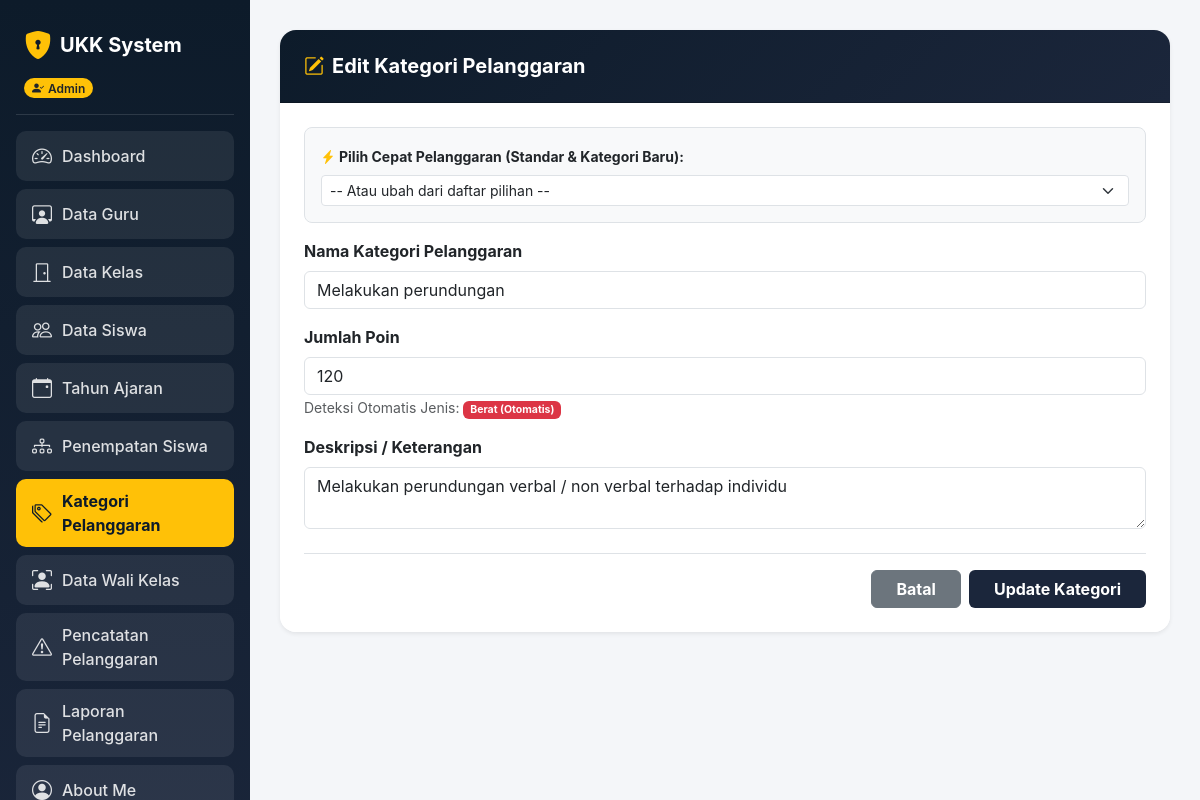
Page /kategori/kategori_edit.php?id=52 (signed in) on the committed database.
### tables this page shows
CREATE TABLE `t_pelanggaran_kategori` (
  `id` int(11) NOT NULL,
  `nama` varchar(100) DEFAULT NULL,
  `siswa_id` int(11) NOT NULL,
  `pelanggaran_kategori_id` int(20) NOT NULL,
  `poin` int(11) NOT NULL,
  `tanggal` datetime NOT NULL DEFAULT current_timestamp() ON UPDATE current_timestamp(),
  `deskripsi` text NOT NULL,
  `status_aktif` tinyint(1) NOT NULL,
  `created_at` timestamp NOT NULL DEFAULT current_timestamp(),
  `updated_at` timestamp NOT NULL DEFAULT current_timestamp()
);

### kategori/kategori_edit.php (the view, shortened to what this page needs)
<?php
include '../koneksi.php';
$role = $_SESSION['role'];
$id = $_GET['id'] ?? '';
$id = mysqli_real_escape_string($koneksi, $id);
$q_data = mysqli_query($koneksi, "SELECT * FROM t_pelanggaran_kategori WHERE id = '$id'");
$data   = mysqli_fetch_assoc($q_data);
?>
<!DOCTYPE html>
<html lang="id">
<head>
  <link href="https://cdn.jsdelivr.net/npm/bootstrap@5.3.0/dist/css/bootstrap.min.css" rel="stylesheet">
  <link rel="stylesheet" href="https://cdn.jsdelivr.net/npm/bootstrap-icons@1.11.1/font/bootstrap-icons.css">
</head>
<body>
  <div class="container-fluid p-0">
    <div class="sidebar p-3 text-white">
      <div class="d-flex align-items-center gap-2 mb-2 px-2 mt-2">
        <i class="bi bi-shield-lock-fill fs-3 text-warning"></i>
        <h4 class="mb-0 fw-bold fs-5">UKK System</h4>
      </div>
      <div class="px-2 mb-3">
        <span class="badge bg-warning text-dark px-2 py-1 rounded-pill fw-semibold"><i class="bi bi-person-check-fill me-1"></i><?= $role; ?></span>
      </div>
      <hr class="text-white-50">
      <ul class="nav flex-column mb-auto">
        <li class="nav-item"><a href="../dashboard.php?tab=menu1" class="nav-link-custom"><i class="bi bi-speedometer2 fs-5"></i><span>Dashboard</span></a></li>
        <li class="nav-item"><a href="../dashboard.php?tab=menu2" class="nav-link-custom"><i class="bi bi-person-workspace fs-5"></i><span>Data Guru</span></a></li>
        <li class="nav-item"><a href="../dashboard.php?tab=menu3" class="nav-link-custom"><i class="bi bi-door-closed fs-5"></i><span>Data Kelas</span></a></li>
        <li class="nav-item"><a href="../dashboard.php?tab=menu4" class="nav-link-custom"><i class="bi bi-people fs-5"></i><span>Data Siswa</span></a></li>
        <li class="nav-item"><a href="../dashboard.php?tab=menu5" class="nav-link-custom"><i class="bi bi-calendar-event fs-5"></i><span>Tahun Ajaran</span></a></li>
        <li class="nav-item"><a href="../dashboard.php?tab=menu6" class="nav-link-custom"><i class="bi bi-diagram-3 fs-5"></i><span>Penempatan Siswa</span></a></li>
        <li class="nav-item"><a href="../dashboard.php?tab=menu7" class="nav-link-custom" style="background-color: #ffc107; color: #0d1b2a; font-weight: 700;"><i class="bi bi-tags fs-5"></i><span>Kategori Pelanggaran</span></a></li>
        <li class="nav-item"><a href="../dashboard.php?tab=menu8" class="nav-link-custom"><i class="bi bi-person-bounding-box fs-5"></i><span>Data Wali Kelas</span></a></li>
        <li class="nav-item"><a href="../dashboard.php?tab=menu9" class="nav-link-custom"><i class="bi bi-exclamation-triangle fs-5"></i><span>Pencatatan Pelanggaran</span></a></li>
        <li class="nav-item"><a href="../dashboard.php?tab=menu10" class="nav-link-custom"><i class="bi bi-file-earmark-text fs-5"></i><span>Laporan Pelanggaran</span></a></li>
        <li class="nav-item"><a href="../dashboard.php?tab=menu_about" class="nav-link-custom"><i class="bi bi-person-circle fs-5"></i><span>About Me</span></a></li>
      </ul>
    </div>
    <div class="content-wrapper">
      <form action="" method="POST">
        <div class="card shadow-sm border-0 rounded-4 overflow-hidden w-100">
          <div class="card-header text-white p-4" style="background: linear-gradient(135deg, #0d1b2a 0%, #1b263b 100%);">
            <h5 class="mb-0 fw-bold"><i class="bi bi-pencil-square me-2 text-warning"></i>Edit Kategori Pelanggaran</h5>
          </div>
          <div class="card-body p-4 bg-white">
            <div class="mb-3 p-3 bg-light rounded-3 border">
              <label class="form-label fw-bold text-dark small mb-2"><i class="bi bi-lightning-charge-fill text-warning me-1"></i>Pilih Cepat Pelanggaran (Standar & Kategori Baru):</label>
              <select id="pilihPreset" class="form-select form-select-sm" onchange="isiOtomatis(this)">
                <option value="">-- Atau ubah dari daftar pilihan --</option>
                  <?php
                  $q_db_kat = mysqli_query($koneksi, "SELECT * FROM t_pelanggaran_kategori WHERE poin > 0 AND nama NOT LIKE 'Kategori%' ORDER BY id DESC");
                  ?>
              </select>
            </div>
            <div class="mb-3">
              <label class="form-label fw-bold">Nama Kategori Pelanggaran</label>
              <input type="text" name="nama_kategori" id="inputNama" class="form-control" value="<?= htmlspecialchars($data['nama'] ?? $data['nama_kategori'] ?? ''); ?>" required>
            </div>
            <div class="mb-3">
              <label class="form-label fw-bold">Jumlah Poin</label>
              <input type="number" name="poin" id="inputPoin" class="form-control" value="<?= htmlspecialchars($data['poin'] ?? ''); ?>" required oninput="cekJenisPoin(this.value)">
              <small class="text-muted">Deteksi Otomatis Jenis: <span id="badgeJenis" class="badge bg-secondary">Memuat...</span></small>
            </div>
            <div class="mb-4">
              <label class="form-label fw-bold">Deskripsi / Keterangan</label>
              <textarea name="deskripsi" class="form-control" rows="2"><?= htmlspecialchars($data['deskripsi'] ?? ''); ?></textarea>
            </div>
            <div class="pt-3 border-top d-flex gap-2 justify-content-end">
              <a href="../dashboard.php?tab=menu7" class="btn btn-secondary px-4 fw-bold">Batal</a>
              <button type="submit" name="update" class="btn text-white px-4 fw-bold" style="background-color: #1b263b;">Update Kategori</button>
            </div>
          </div>
        </div>
      </form>
    </div>
  </div>
</body>
</html>

### kategori/kategori_edit.php (style rules this page uses)
body { font-family: 'Inter', sans-serif; background-color: #f4f6f9; color: #333; overflow-x: hidden; margin: 0; }
.sidebar { background: linear-gradient(180deg, #0d1b2a 0%, #1b263b 100%); min-height: 100vh; position: fixed; top: 0; left: 0; width: 250px; z-index: 1000; }
.sidebar .nav-link-custom { color: rgba(255, 255, 255, 0.85); background-color: rgba(255, 255, 255, 0.08); border-radius: 10px; padding: 10px 16px; margin-bottom: 8px; font-weight: 500; display: flex; align-items: center; gap: 10px; text-decoration: none; }
.content-wrapper { margin-left: 250px; padding: 30px; width: calc(100% - 250px); box-sizing: border-box; }

### rows in the picture
t_pelanggaran_kategori: nama_kategori "Melakukan perundungan", poin "120", deskripsi "Melakukan perundungan verbal / non verbal terhadap individu"

### other values in the picture
$role "Admin"
